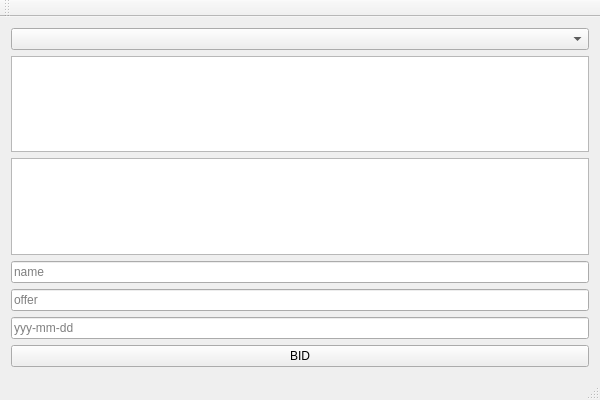
<?xml version="1.0" encoding="UTF-8"?>
<ui version="4.0">
 <class>CollectorWindowClass</class>
 <widget class="QMainWindow" name="CollectorWindowClass">
  <property name="geometry">
   <rect>
    <x>0</x>
    <y>0</y>
    <width>600</width>
    <height>400</height>
   </rect>
  </property>
  <property name="windowTitle">
   <string>CollectorWindow</string>
  </property>
  <widget class="QWidget" name="centralWidget">
   <layout class="QVBoxLayout" name="verticalLayout">
    <item>
     <widget class="QComboBox" name="comboBox"/>
    </item>
    <item>
     <widget class="QListWidget" name="listWidget"/>
    </item>
    <item>
     <widget class="QListWidget" name="offerList"/>
    </item>
    <item>
     <widget class="QLineEdit" name="nameInput">
      <property name="placeholderText">
       <string>name</string>
      </property>
     </widget>
    </item>
    <item>
     <widget class="QLineEdit" name="priceInput">
      <property name="placeholderText">
       <string>offer</string>
      </property>
     </widget>
    </item>
    <item>
     <widget class="QLineEdit" name="dateInput">
      <property name="placeholderText">
       <string>yyy-mm-dd</string>
      </property>
     </widget>
    </item>
    <item>
     <widget class="QPushButton" name="bidBtn">
      <property name="text">
       <string>BID</string>
      </property>
     </widget>
    </item>
   </layout>
  </widget>
  <widget class="QMenuBar" name="menuBar">
   <property name="geometry">
    <rect>
     <x>0</x>
     <y>0</y>
     <width>600</width>
     <height>21</height>
    </rect>
   </property>
  </widget>
  <widget class="QToolBar" name="mainToolBar">
   <attribute name="toolBarArea">
    <enum>TopToolBarArea</enum>
   </attribute>
   <attribute name="toolBarBreak">
    <bool>false</bool>
   </attribute>
  </widget>
  <widget class="QStatusBar" name="statusBar"/>
 </widget>
 <layoutdefault spacing="6" margin="11"/>
 <resources/>
 <connections/>
</ui>
